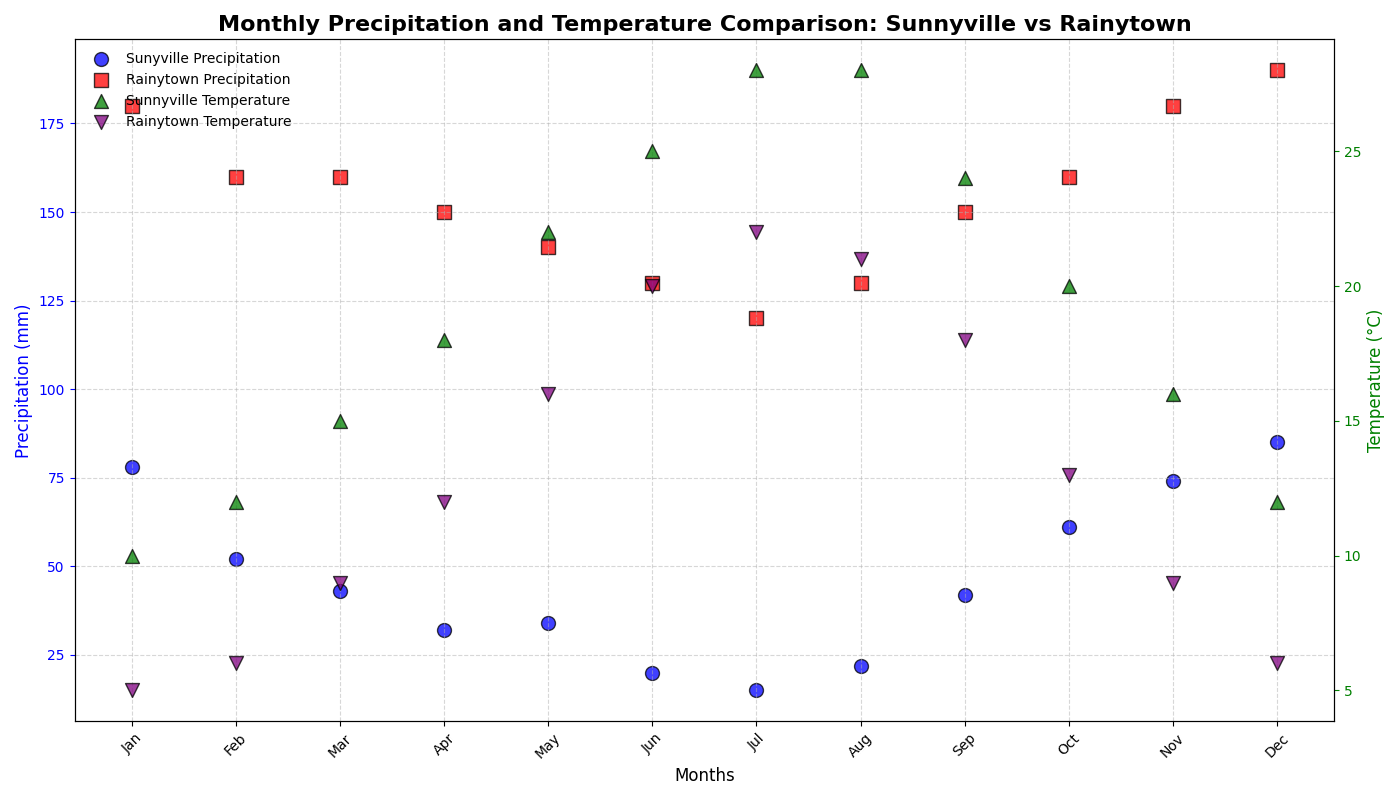

Here is the Python script that generated this plot:
import matplotlib.pyplot as plt
import numpy as np

# Scenario: Comparing Average Monthly Precipitation and Temperature in Two Cities Over a Year
# X-axis: Months in a year
# Primary Y-axis: Precipitation (mm)
# Secondary Y-axis: Temperature (°C)
# Data for two cities: Sunnyville and Rainytown

# Define the months
months = np.array(['Jan', 'Feb', 'Mar', 'Apr', 'May', 'Jun', 'Jul', 'Aug', 'Sep', 'Oct', 'Nov', 'Dec'])

# Define the precipitation data (mm)
precipitation_sunnyville = np.array([78, 52, 43, 32, 34, 20, 15, 22, 42, 61, 74, 85])
precipitation_rainytown = np.array([180, 160, 160, 150, 140, 130, 120, 130, 150, 160, 180, 190])

# Define the temperature data (°C)
temperature_sunnyville = np.array([10, 12, 15, 18, 22, 25, 28, 28, 24, 20, 16, 12])
temperature_rainytown = np.array([5, 6, 9, 12, 16, 20, 22, 21, 18, 13, 9, 6])

# Create the plot
fig, ax1 = plt.subplots(figsize=(14, 8))

# Plot precipitation data on primary Y-axis
scatter1 = ax1.scatter(months, precipitation_sunnyville, color='blue', marker='o', s=100, edgecolors='black', label='Sunyville Precipitation')
scatter2 = ax1.scatter(months, precipitation_rainytown, color='red', marker='s', s=100, edgecolors='black', label='Rainytown Precipitation')

# Create secondary Y-axis for temperature data
ax2 = ax1.twinx()
scatter3 = ax2.scatter(months, temperature_sunnyville, color='green', marker='^', s=100, edgecolors='black', label='Sunnyville Temperature')
scatter4 = ax2.scatter(months, temperature_rainytown, color='purple', marker='v', s=100, edgecolors='black', label='Rainytown Temperature')

# Titles and labels
ax1.set_title("Monthly Precipitation and Temperature Comparison: Sunnyville vs Rainytown", fontsize=16, fontweight='bold')
ax1.set_xlabel("Months", fontsize=12)
ax1.set_ylabel("Precipitation (mm)", fontsize=12, color='blue')
ax2.set_ylabel("Temperature (°C)", fontsize=12, color='green')

# Grid settings
ax1.grid(True, linestyle='--', alpha=0.5)

# Customize ticks for readability
ax1.set_xticks(np.arange(len(months)))
ax1.set_xticklabels(months)
ax1.tick_params(axis='x', rotation=45)
ax1.tick_params(axis='y', colors='blue')
ax2.tick_params(axis='y', colors='green')

# Legends
scatter1.set_alpha(0.75)
scatter2.set_alpha(0.75)
scatter3.set_alpha(0.75)
scatter4.set_alpha(0.75)

handles1, labels1 = ax1.get_legend_handles_labels()
handles2, labels2 = ax2.get_legend_handles_labels()
ax1.legend(handles1 + handles2, labels1 + labels2, loc='upper left', fontsize=10, frameon=False)

# Adjust layout
plt.tight_layout()

# Show the plot
plt.show()
